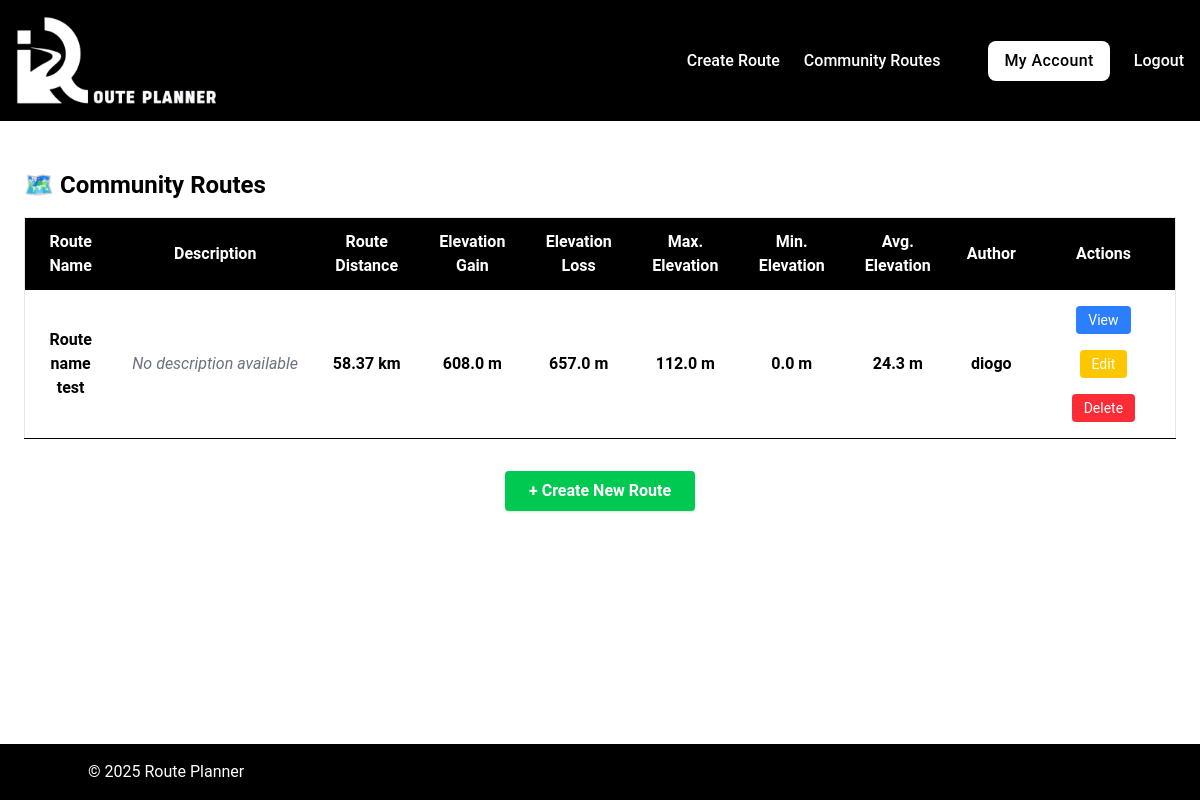
Page /routes (signed in) on the earlier database version.
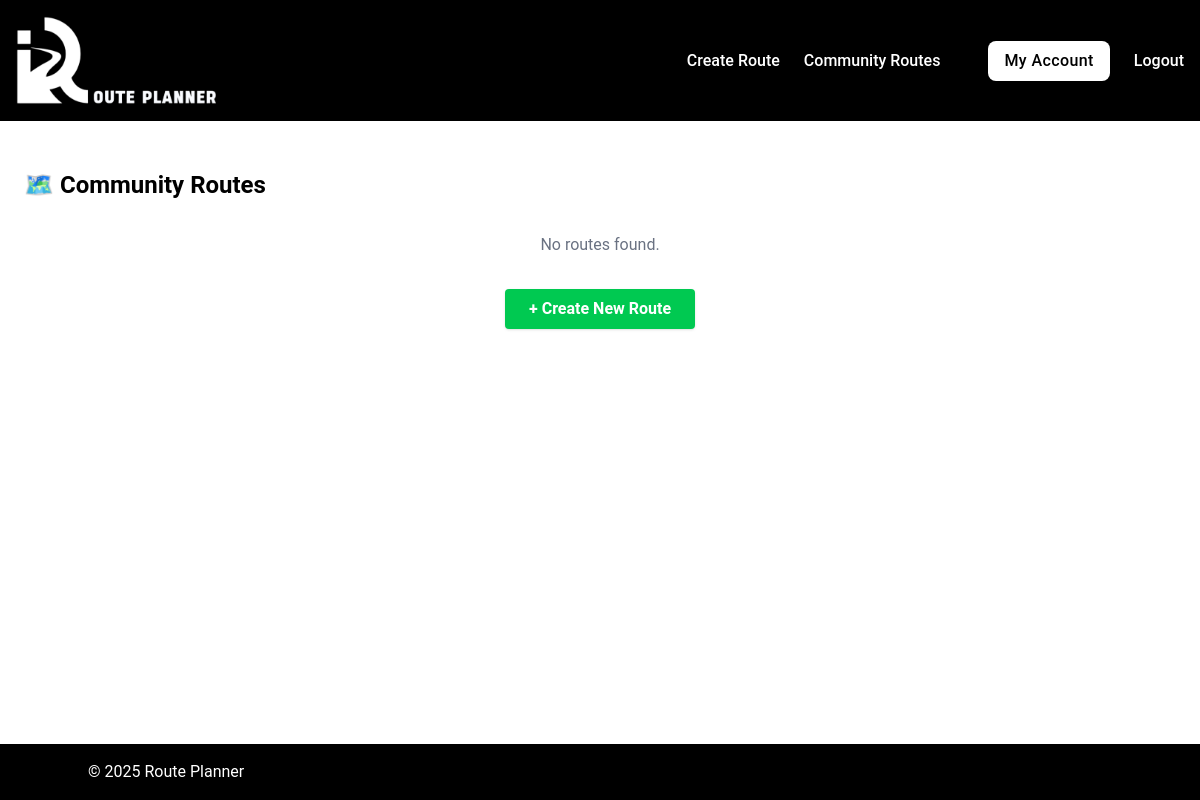
Same page on the later database version.
### tables this page shows
CREATE TABLE routes (
id INTEGER PRIMARY KEY,
user_id INTEGER NOT NULL,
name TEXT NOT NULL,
description TEXT,
coordinates TEXT NOT NULL, elevation_gain REAL DEFAULT 0, elevation_loss REAL DEFAULT 0, max_elevation REAL DEFAULT 0, min_elevation REAL DEFAULT 0, avg_elevation REAL DEFAULT 0, total_distance REAL DEFAULT 0, map_image_url TEXT,
FOREIGN KEY (user_id) REFERENCES users(id)
);

CREATE TABLE users (
id INTEGER PRIMARY KEY,
username TEXT NOT NULL UNIQUE,
email TEXT NOT NULL UNIQUE,
password TEXT NOT NULL
, profile_picture TEXT DEFAULT NULL);

### app.py (the view)
@app.route("/routes")
@login_required
def all_routes():
    routes = query_db("""
        SELECT routes.*, users.username, users.id
        FROM routes
        JOIN users ON routes.user_id = users.id
    """)
    user_id = session.get("user_id")
    return render_template(
        "routes/all_routes.html",
        routes = routes,
        user_id = user_id
        )

### helpers.py (called while the page is built)
def get_db():
    db = getattr(g, "_database", None)
    if db is None:
        db = g._database = sqlite3.connect(DATABASE)
        db.row_factory = sqlite3.Row # Allows accessing columns by name
    return db

def close_connection(exception):
    db = getattr(g, "_database", None)
    if db is not None:
        db.close()

def query_db(query, args = (), commit = False):
    connection = get_db()
    current = connection.cursor()
    current.execute(query, args)
    if commit:
        connection.commit()
    else:
        return current.fetchall()

def login_required(f):
    @wraps(f)
    def decorated_function(*args, **kwargs):
        if "user_id" not in session:
            flash("Please log in to access this page.", "error")
            return redirect("/login")
        return f(*args, **kwargs)
    return decorated_function

### templates/routes/all_routes.html (shortened to what this page needs)
{% extends "base.html" %}
{% block main %}
  <div class="max-w-7xl mx-auto my-[2%] p-6">
    <h2 class="text-2xl font-bold mb-4">
      🗺️ Community Routes
    </h2>
    {% if routes %}
      <div class="overflow-x-auto">
        <table class="min-w-full bg-white border border-gray-200">
          <thead class="bg-black text-white sticky top-0 z-10">
            <tr>
              <th class="py-3 px-4 text-center">Route Name</th>
              <th class="py-3 px-4 text-center">Description</th>
              <th class="py-3 px-4 text-center">Route Distance</th>
              <th class="py-3 px-4 text-center">Elevation Gain</th>
              <th class="py-3 px-4 text-center">Elevation Loss</th>
              <th class="py-3 px-4 text-center hidden sm:table-cell">Max. Elevation</th>
              <th class="py-3 px-4 text-center hidden sm:table-cell">Min. Elevation</th>
              <th class="py-3 px-4 text-center hidden md:table-cell">Avg. Elevation</th>
              <th class="py-3 px-4 text-center hidden sm:table-cell">Author</th>
              <th class="py-3 px-4 text-center">Actions</th>
            </tr>
          </thead>
          <tbody>
            {% for route in routes %}
              <tr class="border-b hover:bg-blue-50 text-center">
                <td class="py-2 px-4 font-semibold">{{ route.name }}</td>
                <td class="py-2 px-4 truncate max-w-xs text-gray-700">
                  {% if route.description %}
                    {{ route.description }}
                  {% else %}
                    <span class="text-gray-500 italic">No description available</span>
                  {% endif %}
                </td>
                <td class="py-2 px-4 font-semibold">{{ route.total_distance }} km</td>
                <td class="py-2 px-4 font-semibold">{{ route.elevation_gain }} m</td>
                <td class="py-2 px-4 font-semibold">{{ route.elevation_loss }} m</td>
                <td class="py-2 px-4 font-semibold hidden sm:table-cell">{{ route.max_elevation }} m</td>
                <td class="py-2 px-4 font-semibold hidden sm:table-cell">{{ route.min_elevation }} m</td>
                <td class="py-2 px-4 font-semibold hidden md:table-cell">{{ route.avg_elevation }} m</td>
                <td class="py-2 px-4 font-semibold hidden sm:table-cell">{{ route.username }}</td>
                <td class="py-2 px-4 space-x-2 text-center">
                  <a
                    class="inline-block bg-blue-500 hover:bg-blue-600 text-white px-3 py-1 rounded text-sm my-2 mx-2"
                    href="/route/{{ route.id }}">
                    View
                  </a>
                  {% if route.user_id == user_id %}
                    <a
                      class="inline-block bg-yellow-400 hover:bg-yellow-500 text-white px-3 py-1 rounded text-sm my-2 mx-2"
                      href="/route/{{ route.id }}/edit">
                      Edit
                    </a>
                    <a
                      class="inline-block bg-red-500 hover:bg-red-600 text-white px-3 py-1 rounded text-sm my-2 mx-2"
                      href="/route/{{ route.id }}/delete">
                      Delete
                    </a>
                  {% endif %}
                </td>
              </tr>
            {% endfor %}
          </tbody>
        </table>
      </div>
    {% else %}
      <p class="text-center text-gray-500 mt-8">
        No routes found.
      </p>
    {% endif %}
    <div class="mt-8 flex justify-center">
      <a
        class="bg-green-500 hover:bg-green-600 text-white font-bold py-2 px-6 rounded shadow"
        href="/">
        + Create New Route
      </a>
    </div>
  </div>
{% endblock %}

Differences in the rows shown:
removed routes: name "Route name test", description "No description available", total_distance "58.37", elevation_gain "608.0", elevation_loss "657.0", max_elevation "112.0", min_elevation "0.0", avg_elevation "24.3", username "diogo"
Other differences:
text no longer shown: "Route Name Description Route Distance Elevation Gain Elevation Loss Max. Elevation Min. Elevation Avg. Elevation Author Actions"
text now shown: "No routes found."
